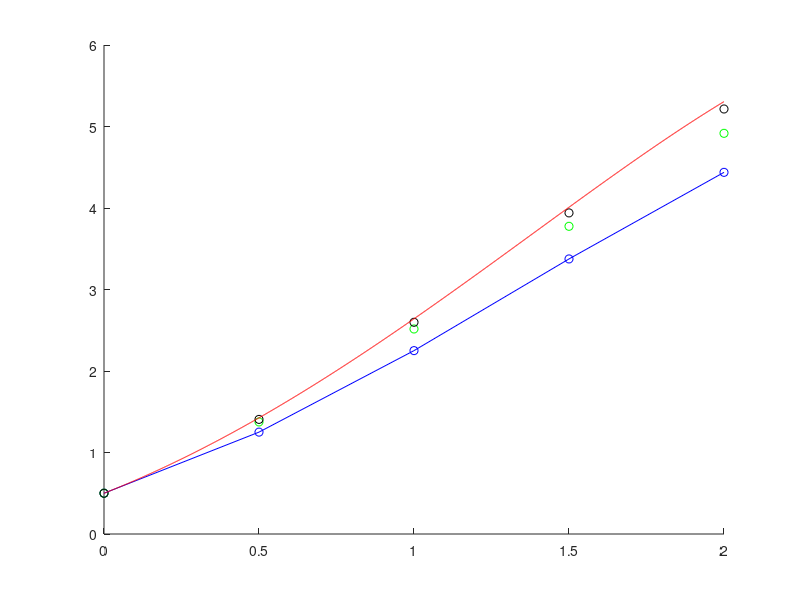

This chart was generated by the following MATLAB code:
clc; clear; close;

f=@(x,y) y-x^2+1;

a=0; b=2; N=5;

h=(b-a)/(N-1);
% Preimagenes (x)
x=a:h:b;

% Metodo de Euler
y_e=[0.5];
for n=1:N-1;
  % Formula del Metodo de Euler
  y_e(n+1)=y_e(n)+h*f(x(n),y_e(n)); % Imagenes (y)
end

% Metodo de Predictor-Colector
% Da una mejor aproximacion que Euler
y_pc=[0.5];
for n=1:N-1;
  y_aux=y_pc(n)+h*f(x(n),y_pc(n)); % Predictor
  y_pc(n+1)=y_pc(n)+h*(f(x(n),y_pc(n))+f(x(n+1),y_aux))/2; % Corrector
end

% Metodo de Runge-Kutta de orden 2
% Da una mejor aproximacion que Predictor-Colector
y_rk2=[0.5];
for n=1:N-1;
  k1=f(x(n),y_rk2(n));
  k2=f(x(n)+h/2,y_rk2(n)+h*k1/2);
  y_rk2(n+1)=y_rk2(n)+h*k2;
end

% Graficar puntos del Metodo de Euler, Predictor-Corrector y Runge-Kutta de orden 2
hold on
scatter(x,y_e,'b')
scatter(x,y_pc,'g')
scatter(x,y_rk2,'k')

plot(x,y_e,'b')
% Grafica los puntos
%scatter(x,y)


% Graficar la solucion exacta

% La aproximacion es buena en los primeros puntos
x_t=0:0.001:2;
y_t=(x_t+1).^2-0.5*exp(x_t);
hold on
plot(x_t,y_t,'r')